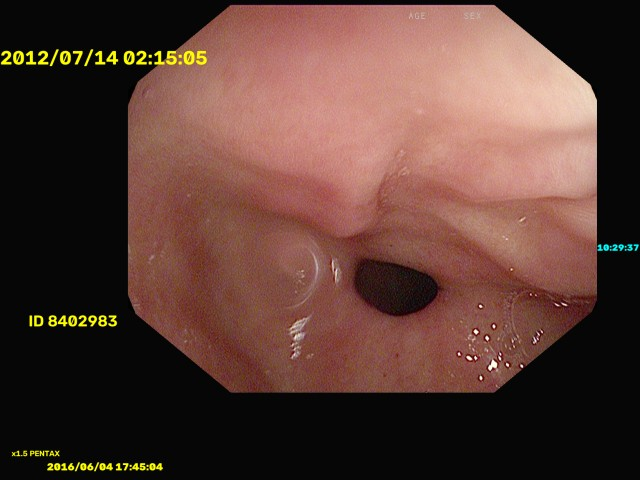
#> input picture ml/golden/images/bordered_capture.jpg, 640 x 480 px
$ python preprocess.py ../golden/images/bordered_capture.jpg
#> lines starting #> are read from the running program, lines starting #| are printed output that depends on the picture; after the words box and inside, x2 and y2 are one past the last pixel; in counts of white or black regions, pixels touching at a corner belong together
#> in imread_bgr, img is the input picture: shape (480, 640, 3); mean B, G, R 52.5, 60.4, 89.7
"""Reference preprocessing for the GI findings / endoscopy-gate models.

This file is the Python half of internal/AI_CONTRACT.md section 2. The C# engine
must produce the same crop box and (within 1e-3) the same probabilities, so keep
this simple and do not "improve" it without changing the contract.

    crop_rgb, (x0, y0, x1, y1) = load_and_crop(path)
    x = to_tensor(crop_rgb, 384)          # float32 [1, 3, 384, 384], RGB 0..1

The box is inclusive: crop = img[y0:y1 + 1, x0:x1 + 1].
"""
from __future__ import annotations

from pathlib import Path

import cv2
import numpy as np

# Defaults = contract json "preprocess" block.
BORDER_GRAY_THRESHOLD = 20
BORDER_MIN_FRACTION = 0.02
BORDER_MIN_KEEP = 0.25
# Contract section 2 step 1: decode as BGR, ignore EXIF orientation.
IMREAD_FLAGS = cv2.IMREAD_COLOR | cv2.IMREAD_IGNORE_ORIENTATION


def crop_box(bgr: np.ndarray,
             gray_threshold: int = BORDER_GRAY_THRESHOLD,
             min_fraction: float = BORDER_MIN_FRACTION,
             min_keep: float = BORDER_MIN_KEEP) -> tuple[int, int, int, int]:
    """Return the inclusive (x0, y0, x1, y1) border-crop box for a BGR uint8 image."""
#> called with gray_threshold = 20, min_fraction = 0.02, min_keep = 0.25
    h, w = bgr.shape[:2]
#> h = 480; w = 640
    full = (0, 0, w - 1, h - 1)
#> full = (0, 0, 639, 479)
    if bgr.ndim == 2:
        gray = bgr
    else:
        gray = cv2.cvtColor(bgr, cv2.COLOR_BGR2GRAY)
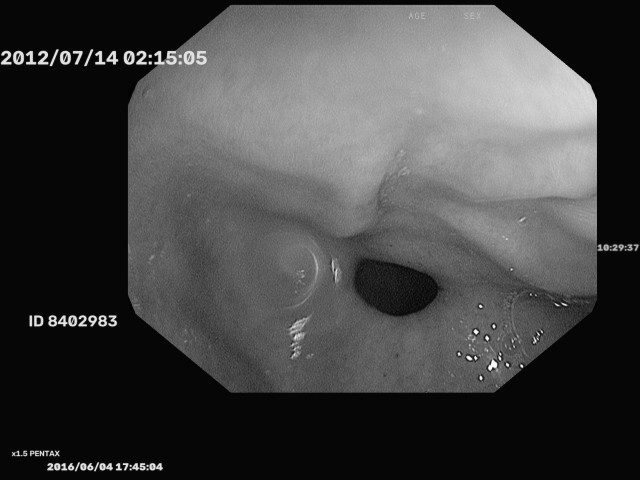
#> gray: shape (480, 640); min 0, max 253, mean 68.2
    mask = gray > gray_threshold
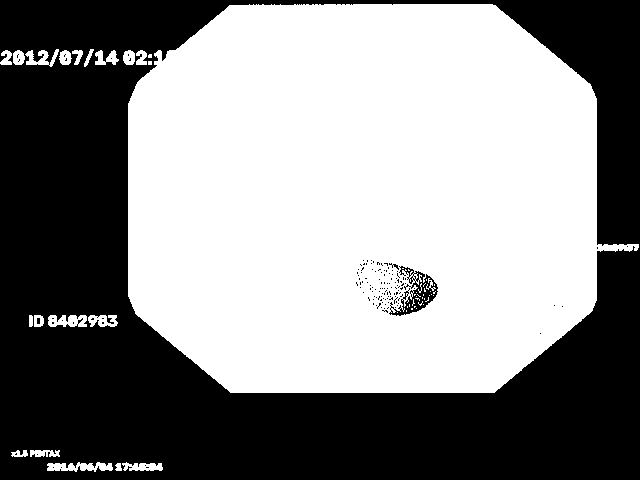
#> mask: shape (480, 640) bool; 54.4% white; 136 black regions (133 under 20 px), largest, box (x1, y1, x2, y2) and area: (0, 0, 640, 480) 139029, (389, 266, 438, 316) 868, (389, 263, 399, 270) 24
    row_frac = mask.mean(axis=1)
#> row_frac = 480 values, max 0.814 at index 61, min 0 at index 0, mean 0.544
    col_frac = mask.mean(axis=0)
#> col_frac = 640 values, max 0.81 at index 249, min 0 at index 639, mean 0.544
    rows = np.flatnonzero(row_frac > min_fraction)
#> rows = 404 values from 4 to 470
    cols = np.flatnonzero(col_frac > min_fraction)
#> cols = 586 values from 3 to 596
    if rows.size == 0 or cols.size == 0:
        return full
    y0, y1 = int(rows[0]), int(rows[-1])
#> y0 = 4; y1 = 470
    x0, x1 = int(cols[0]), int(cols[-1])
#> x0 = 3; x1 = 596
    if (x1 - x0 + 1) < min_keep * w or (y1 - y0 + 1) < min_keep * h:
        return full
    return (x0, y0, x1, y1)


def crop_array(bgr: np.ndarray, **kw) -> tuple[np.ndarray, tuple[int, int, int, int]]:
    """Border-crop a BGR uint8 array. Returns (rgb_uint8_crop, (x0, y0, x1, y1))."""
    x0, y0, x1, y1 = crop_box(bgr, **kw)
#> x0 = 3; y0 = 4; x1 = 596; y1 = 470
    crop = bgr[y0:y1 + 1, x0:x1 + 1]
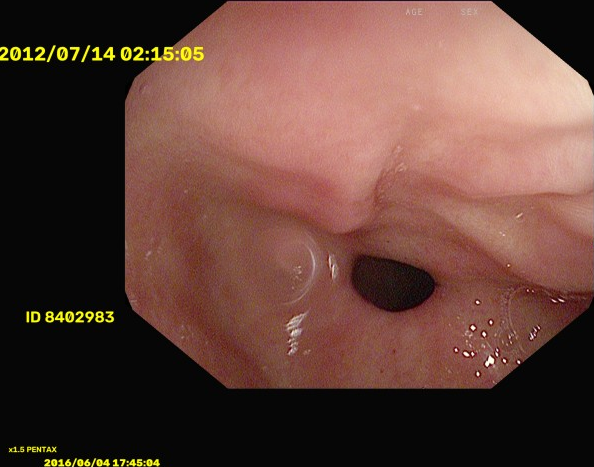
#> crop: shape (467, 594, 3); mean B, G, R 57.3, 66.1, 98.6
    rgb = cv2.cvtColor(crop, cv2.COLOR_BGR2RGB)
    return np.ascontiguousarray(rgb), (x0, y0, x1, y1)


def imread_bgr(path: str | Path) -> np.ndarray:
    """cv2.imread(IMREAD_COLOR | IMREAD_IGNORE_ORIENTATION), as in the contract.

    EXIF orientation is deliberately ignored (WPF shows images unrotated, so the
    heatmap must align with the raw pixel grid). Falls back to imdecode (same flags)
    only for non-ASCII Windows paths that imread cannot open.
    """
    img = cv2.imread(str(path), IMREAD_FLAGS)
    if img is None:
        data = np.fromfile(str(path), dtype=np.uint8)
        img = cv2.imdecode(data, IMREAD_FLAGS) if data.size else None
    if img is None:
        raise ValueError(f"Could not read image: {path}")
    return img


def load_and_crop(path: str | Path, **kw) -> tuple[np.ndarray, tuple[int, int, int, int]]:
    """Decode an image file as BGR and border-crop it (contract section 2, steps 1-3)."""
    return crop_array(imread_bgr(path), **kw)


def resize(rgb: np.ndarray, size: int) -> np.ndarray:
    """Stretch-resize to size x size with INTER_LINEAR (contract step 4)."""
    return cv2.resize(rgb, (size, size), interpolation=cv2.INTER_LINEAR)


def to_tensor(crop_rgb: np.ndarray, size: int) -> np.ndarray:
    """Contract steps 4-5: resize, /255, HWC->CHW, batch dim. Returns float32 [1,3,S,S]."""
    x = resize(crop_rgb, size).astype(np.float32) / 255.0
    return np.ascontiguousarray(x.transpose(2, 0, 1)[None])


def preprocess_file(path: str | Path, size: int) -> tuple[np.ndarray, tuple[int, int, int, int]]:
    crop, box = load_and_crop(path)
    return to_tensor(crop, size), box


if __name__ == "__main__":
    import sys
    for p in sys.argv[1:]:
        c, b = load_and_crop(p)
#> b = (3, 4, 596, 470)
        print(p, "box", b, "crop", c.shape)
#| ../golden/images/bordered_capture.jpg box (3, 4, 596, 470) crop (467, 594, 3)

$ run again, on ml/golden/images/nonendo_IMG_20261106_121735_796.jpg
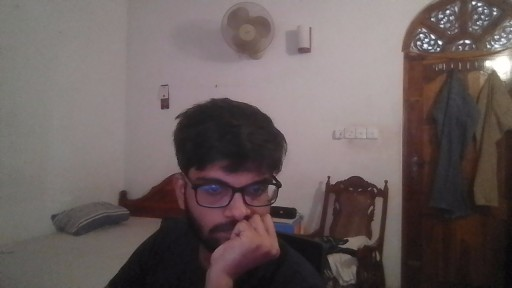
#> input picture ml/golden/images/nonendo_IMG_20261106_121735_796.jpg, 512 x 288 px
#> in imread_bgr, img is the input picture: shape (288, 512, 3); mean B, G, R 93.5, 94.4, 106
#> h = 288; w = 512
#> full = (0, 0, 511, 287)
#> in crop_box, `gray = cv2.cvtColor(bgr, cv2.COLOR_BGR2GRAY)`:
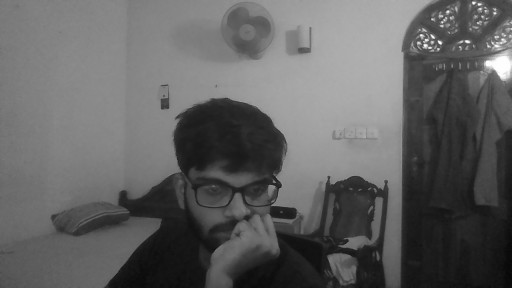
#> gray: shape (288, 512); min 7, max 255, mean 97.8
#> in crop_box, `mask = gray > gray_threshold`:
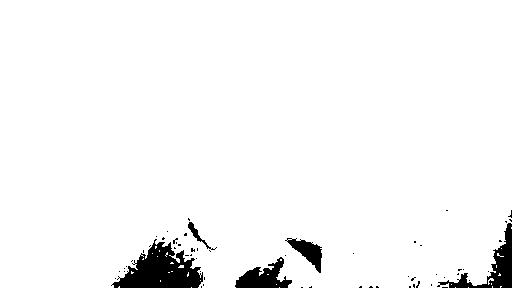
#> mask: shape (288, 512) bool; 96.3% white; 60 black regions (55 under 20 px), largest, box (x1, y1, x2, y2) and area: (111, 239, 203, 288) 2449, (437, 223, 512, 288) 1199, (235, 257, 292, 288) 897, (285, 238, 322, 273) 537, (188, 222, 217, 250) 139
#> row_frac = 288 values, max 1 at index 0, min 0.574 at index 287, mean 0.963
#> col_frac = 512 values, max 1 at index 0, min 0.75 at index 511, mean 0.963
#> rows = 288 values from 0 to 287
#> cols = 512 values from 0 to 511
#> in crop_box, `y0, y1 = int(rows[0]), int(rows[-1])`: y0 = 0; y1 = 287
#> in crop_box, `x0, x1 = int(cols[0]), int(cols[-1])`: x0 = 0; x1 = 511
#> in crop_array, `x0, y0, x1, y1 = crop_box(bgr, **kw)`: x0 = 0; x1 = 511; y1 = 287
#> b = (0, 0, 511, 287)
#| ../golden/images/nonendo_IMG_20261106_121735_796.jpg box (0, 0, 511, 287) crop (288, 512, 3)

$ run again, on ml/golden/images/nonendo_coco_000000107554.jpg
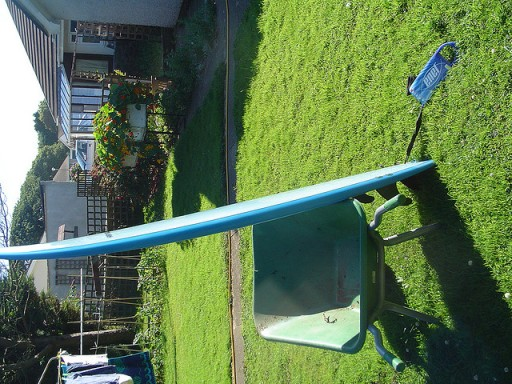
#> input picture ml/golden/images/nonendo_coco_000000107554.jpg, 512 x 384 px
#> in imread_bgr, img is the input picture: shape (384, 512, 3); mean B, G, R 80.3, 118.6, 94.2
#> h = 384; w = 512
#> full = (0, 0, 511, 383)
#> in crop_box, `gray = cv2.cvtColor(bgr, cv2.COLOR_BGR2GRAY)`:
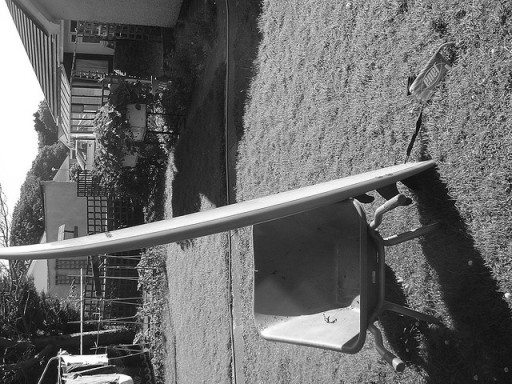
#> gray: shape (384, 512); min 2, max 255, mean 106.9
#> in crop_box, `mask = gray > gray_threshold`:
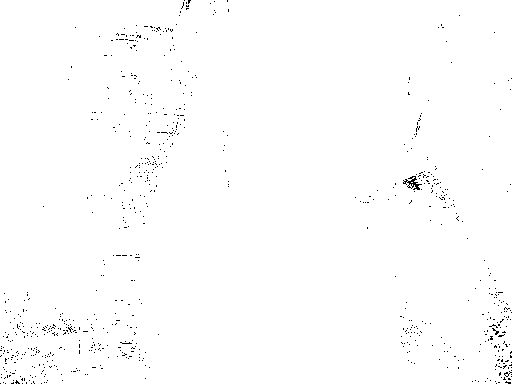
#> mask: shape (384, 512) bool; 99.3% white; black in thin lines or dots
#> row_frac = 384 values, max 1 at index 13, min 0.953 at index 332, mean 0.993
#> col_frac = 512 values, max 1 at index 2, min 0.956 at index 504, mean 0.993
#> rows = 384 values from 0 to 383
#> cols = 512 values from 0 to 511
#> in crop_box, `y0, y1 = int(rows[0]), int(rows[-1])`: y0 = 0; y1 = 383
#> in crop_box, `x0, x1 = int(cols[0]), int(cols[-1])`: x0 = 0; x1 = 511
#> in crop_array, `x0, y0, x1, y1 = crop_box(bgr, **kw)`: x0 = 0; x1 = 511; y1 = 383
#> b = (0, 0, 511, 383)
#| ../golden/images/nonendo_coco_000000107554.jpg box (0, 0, 511, 383) crop (384, 512, 3)
